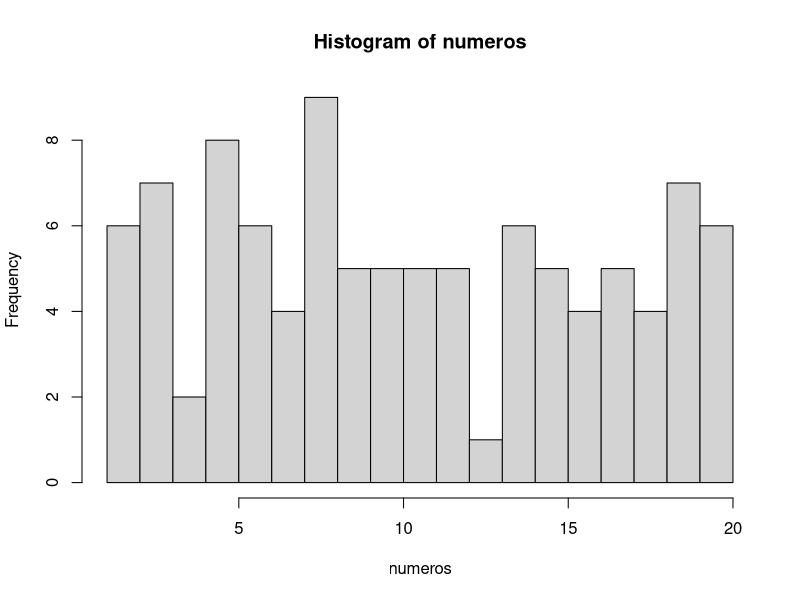
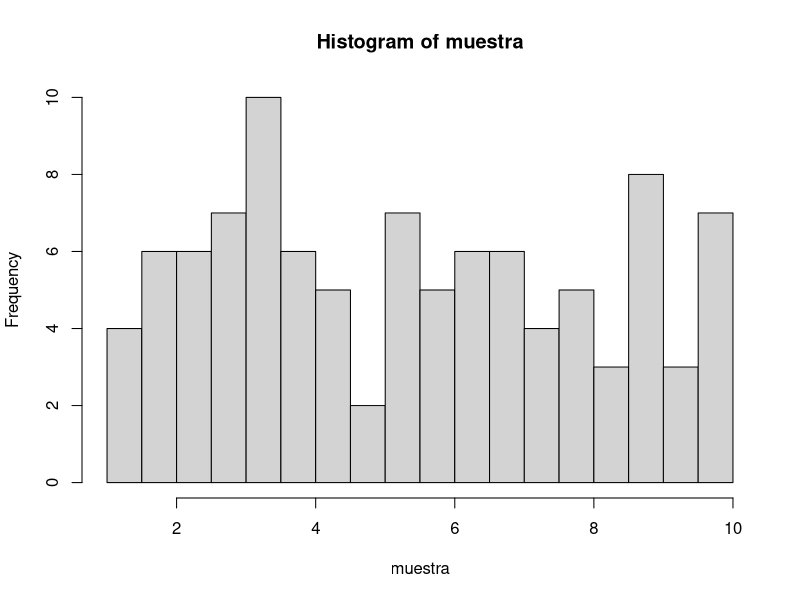

These figures' R source, in order:
## ---- chunk 1
numeros <- sample(1:20, 100, TRUE)
numeros
## ---- chunk 2
mediana <- median(numeros)
mediana
## ---- chunk 3
media <- mean(numeros)
media
## ---- chunk 4
# El argumento breaks nos permite dividir en histograma en las partes que queramos
hist(numeros, breaks = 20)
## ---- chunk 5
tabla.frecuencias <- data.frame(table(numeros))
tabla.frecuencias
## ---- chunk 6
# Con la función seq, creamos una secuencia de 1 a 10 en intervalos de 0.1 en 0.1
secuencia <- seq(1, 10, 0.1)
muestra <- sample(secuencia, 100, TRUE)
muestra
## ---- chunk 7
# Aquí el cálculo de la mediana 
mediana.muestra <- median(muestra)
mediana.muestra
## ---- chunk 8
# Aquí el cálculo de la media
media.muestra <- mean(muestra)
media.muestra
## ---- chunk 9
# Aquí el cálculo de la moda
hist(muestra, breaks = 20)
tabla.frecuencias.muestra <- data.frame(table(muestra))
tabla.frecuencias.muestra
